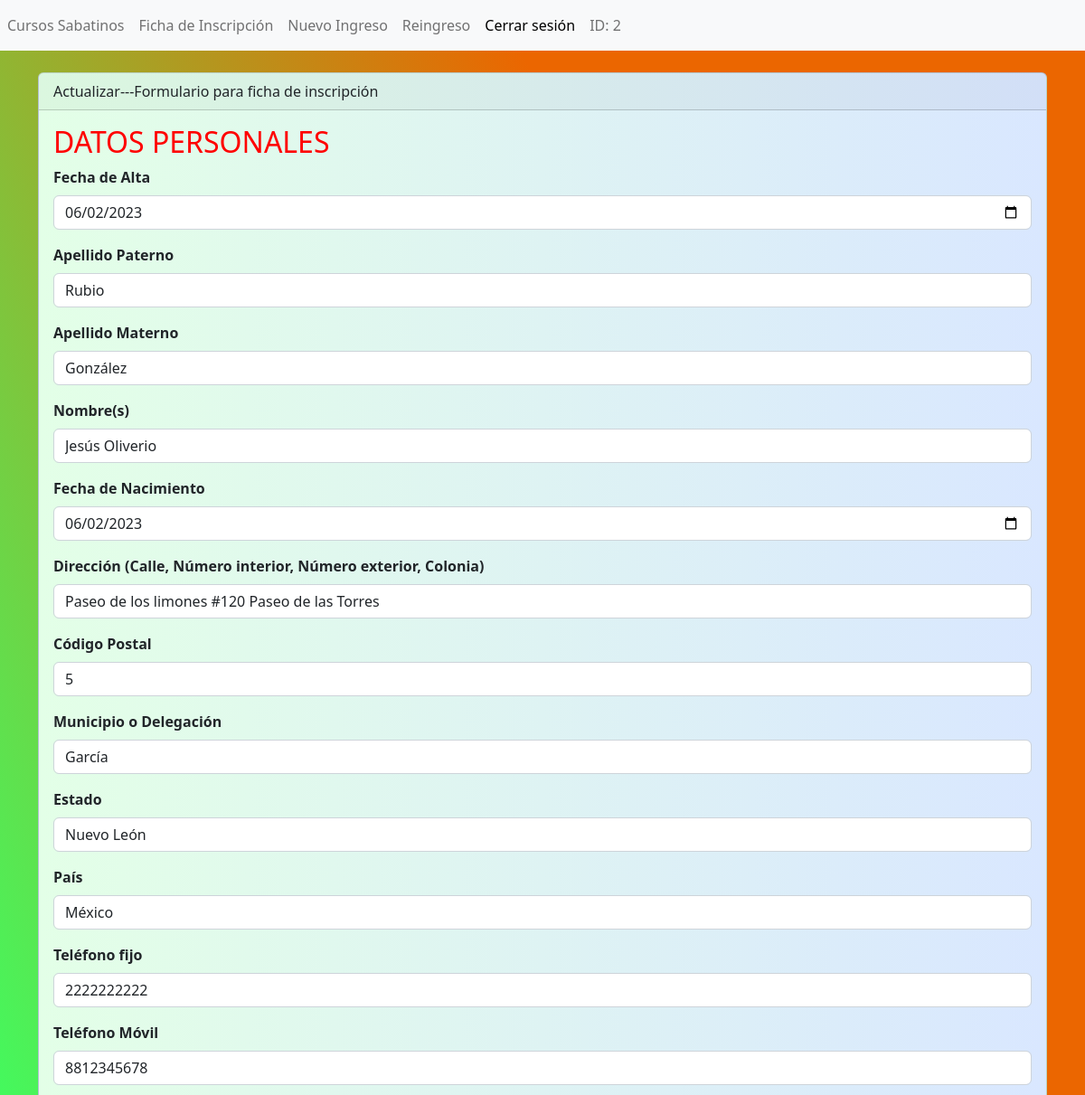
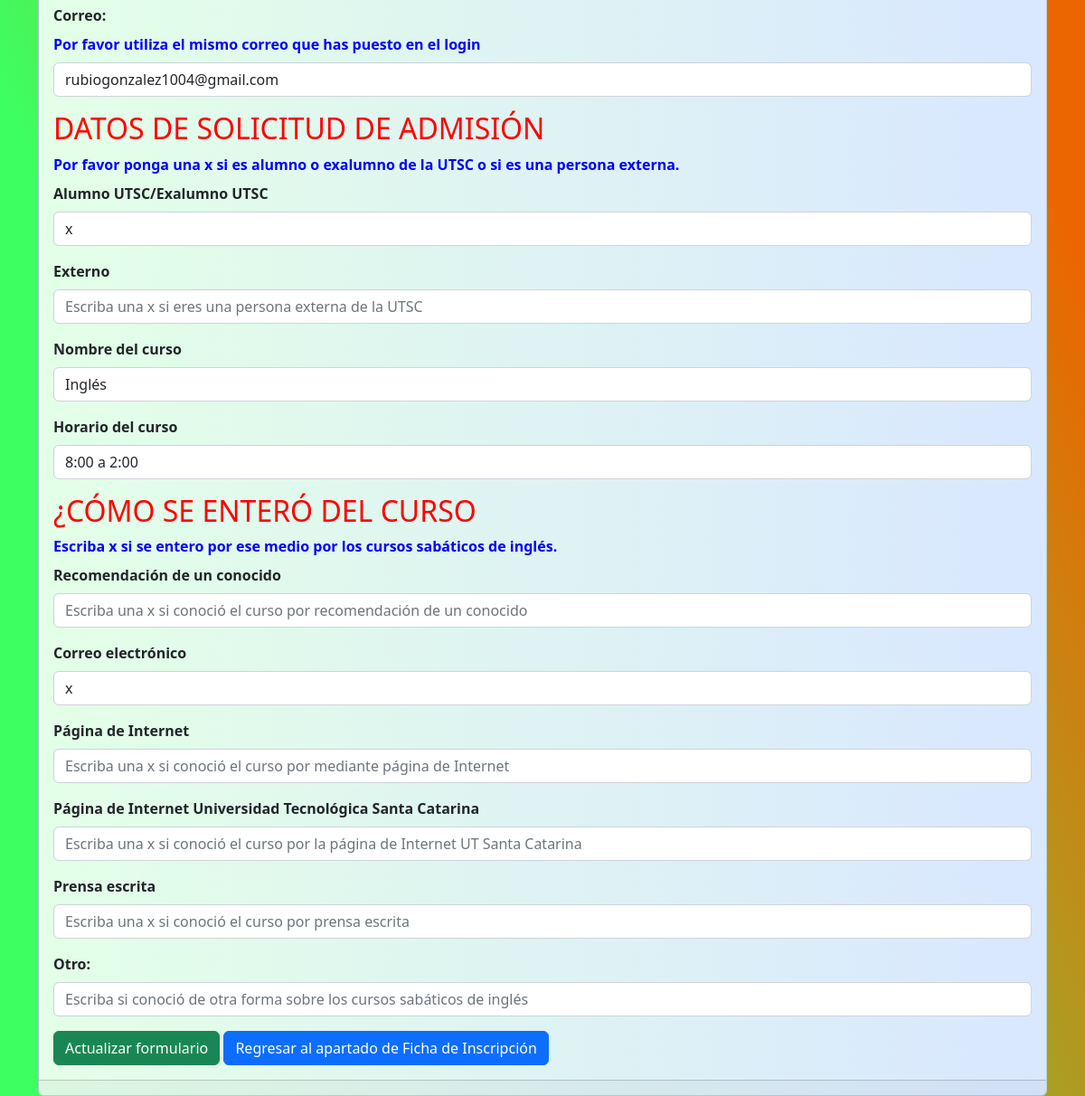
The page /secciones/ficha_inscripcion/editar.php?txtID=55600 (signed in) on the database its author committed (2 pictures, top to bottom).
### tables this page shows
CREATE TABLE `fichainscripcion` (
  `idFichaInscripcion` int(11) NOT NULL,
  `fechaAlta` date NOT NULL,
  `apellidopaterno` text NOT NULL,
  `apellidomaterno` text NOT NULL,
  `nombres` text NOT NULL,
  `fecha_nac` date NOT NULL,
  `direccion` text NOT NULL,
  `cd` int(5) NOT NULL,
  `municipio` text NOT NULL,
  `estado` text NOT NULL,
  `pais` text NOT NULL,
  `tel_fijo` text NOT NULL,
  `tel_mov` text NOT NULL,
  `correo` text NOT NULL,
  `alumno` text NOT NULL,
  `externo` text NOT NULL,
  `nombre_curso` text NOT NULL,
  `horario_curso` text NOT NULL,
  `re_de_con` text NOT NULL,
  `correo_ut` text NOT NULL,
  `pag_internet` text NOT NULL,
  `pag_int_ut` text NOT NULL,
  `prensa_escrita` text NOT NULL,
  `otro` text NOT NULL,
  `id_usuario` int(11) NOT NULL
);

CREATE TABLE `usuario` (
  `id` int(11) NOT NULL,
  `usuario` text NOT NULL,
  `password` text NOT NULL,
  `correo` text NOT NULL,
  `tipo` enum('alumno','maestro','administrador') NOT NULL
);

### secciones/ficha_inscripcion/editar.php (the view, shortened to what this page needs)
<?php
$conexion = mysqli_connect("localhost", "root", "", "sabaticos");
if (isset($_GET['txtID'])) {
    $txtID = $_GET['txtID'];
    $sentencia = $conexion->prepare("SELECT * FROM fichainscripcion WHERE idFichaInscripcion = ?");
    $sentencia->bind_param("i", $txtID);
    $sentencia->execute();
    $resultado = $sentencia->get_result();
    $registro = $resultado->fetch_assoc();
    $fechaAlta = $registro["fechaAlta"];
    $apellidopaterno = $registro["apellidopaterno"];
    $apellidomaterno = $registro["apellidomaterno"];
    $nombres = $registro["nombres"];
    $fecha_nac = $registro["fecha_nac"];
    $direccion = $registro["direccion"];
    $cd = $registro["cd"];
    $municipio = $registro["municipio"];
    $estado = $registro["estado"];
    $pais = $registro["pais"];
    $tel_fijo = $registro["tel_fijo"];
    $tel_mov = $registro["tel_mov"];
    $alumno = $registro["alumno"];
    $externo = $registro["externo"];
    $nombre_curso = $registro["nombre_curso"];
    $horario_curso = $registro["horario_curso"];
    $re_de_con = $registro["re_de_con"];
    $correo_ut = $registro["correo_ut"];
    $pag_internet = $registro["pag_internet"];
    $pag_int_ut = $registro["pag_int_ut"];
    $prensa_escrita = $registro["prensa_escrita"];
    $otro = $registro["otro"];
  } else {
  header("Location: index.php");
  exit;
}
?>
<?php include("../../templates/header.php");?>
<br>
<div class="card">
    <div class="card-header">
        Actualizar---Formulario para ficha de inscripción
    </div>
    <div class="card-body">
    <form action="" method="post" enctype="multipart/form-data" onsubmit="return validarOpcion()">
    <h2 style="color: red;"></strong>DATOS PERSONALES</strong></h2>
    <div class="mb-3">
        <strong><label for="fechaAlta" class="form-label">Fecha de Alta</label></strong>
        <input type="date" value="<?php echo $fechaAlta; ?>" class="form-control" name="fechaAlta" id="fechaAlta" aria-describedby="emailHelpId" placeholder="Fecha de alta" onfocus="(this.type='date')" onblur="formatDate(this)" required>
    </div>
    <div class="mb-3">
    <strong><label for="apellidopaterno" class="form-label">Apellido Paterno</label></strong>
      <input type="text"
      value="<?php echo $apellidopaterno; ?>"
        class="form-control" name="apellidopaterno" id="apellidopaterno" aria-describedby="helpId" placeholder="Escriba su apellido paterno" maxlength="10" required>
    </div>
    <div class="mb-3">
    <strong><label for="apellidomaterno" class="form-label">Apellido Materno</label></strong>
      <input type="text"
      value="<?php echo $apellidomaterno; ?>"
        class="form-control" name="apellidomaterno" id="apellidomaterno" aria-describedby="helpId" placeholder="Escriba su apellido materno" maxlength="10" required>
    </div>
    <div class="mb-3">
    <strong><label for="nombres" class="form-label">Nombre(s)</label></strong>
      <input type="text"
      value="<?php echo $nombres; ?>"
        class="form-control" name="nombres" id="nombres" aria-describedby="helpId" placeholder="Escriba su nombre o nombres" maxlength="30" required>
    </div>
    <div class="mb-3">
    <strong><label for="fecha_nac" class="form-label">Fecha de Nacimiento</label></strong>
        <input type="date" value="<?php echo $fecha_nac; ?>" class="form-control" name="fecha_nac" id="fecha_nac" aria-describedby="emailHelpId" placeholder="Fecha de nacimiento" onfocus="(this.type='date')" onblur="formatDate(this)" required>
    </div>
    <div class="mb-3">
    <strong><label for="direccion" class="form-label">Dirección (Calle, Número interior, Número exterior, Colonia)</label></strong>
      <input type="text"
      value="<?php echo $direccion; ?>"
        class="form-control" name="direccion" id="direccion" aria-describedby="helpId" placeholder="Escriba su dirección" maxlength="60" required>
    </div>
    <div class="mb-3">
    <strong><label for="cd" class="form-label">Código Postal</label></strong>
      <input type="number"
      value="<?php echo $cd; ?>"
        class="form-control" name="cd" id="cd" aria-describedby="helpId" placeholder="Escriba su código postal" maxlength="5" required>
    </div>
    <div class="mb-3">
    <strong><label for="municipio" class="form-label">Municipio o Delegación</label></strong>
      <input type="text"
      value="<?php echo $municipio; ?>"
        class="form-control" name="municipio" id="municipio" aria-describedby="helpId" placeholder="Escriba su municipio o delegación" maxlength="20" required>
    </div>
    <div class="mb-3">
    <strong><label for="estado" class="form-label">Estado</label></strong>
      <input type="text"
      value="<?php echo $estado; ?>"
        class="form-control" name="estado" id="estado" aria-describedby="helpId" placeholder="Escriba su estado" maxlength="20" required>
    </div>
    <div class="mb-3">
    <strong><label for="pais" class="form-label">País</label></strong>
      <input type="text"
      value="<?php echo $pais; ?>"
        class="form-control" name="pais" id="pais" aria-describedby="helpId" placeholder="Escriba su país" maxlength="20" required>
    </div>
    <div class="mb-3">
    <strong><label for="tel_fijo" class="form-label">Teléfono fijo</label></strong>
      <input type="text"
      value="<?php echo $tel_fijo; ?>"
        class="form-control" name="tel_fijo" id="tel_fijo" aria-describedby="helpId" placeholder="Escriba su teléfono fijo" maxlength="10" required>
    </div>
    <div class="mb-3">
    <strong><label for="tel_mov" class="form-label">Teléfono Móvil</label></strong>
      <input type="text"
      value="<?php echo $tel_mov; ?>"
        class="form-control" name="tel_mov" id="tel_mov" aria-describedby="helpId" placeholder="Escriba su teléfono móvil" maxlength="10" required>
    </div>
    <div class="mb-3">
    <strong><label for="correo" class="form-label">Correo:</label></br></strong>
    <strong><label style="color: blue;" for="correo" class="form-label">Por favor utiliza el mismo correo que has puesto en el login</label></strong>
      <input type="email"
      value="<?php echo $correo; ?>"
        class="form-control" name="correo" id="correo" aria-describedby="helpId" placeholder="Escriba su correo" maxlength="30" required>
    </div>
    <h2 style="color: red;"></strong>DATOS DE SOLICITUD DE ADMISIÓN</strong></h2>
    <strong><label style="color: blue;" class="form-label">Por favor ponga una x si es alumno o exalumno de la UTSC o si es una persona externa.</label></strong>
    <div class="mb-3">
    <strong><label for="alumno" class="form-label">Alumno UTSC/Exalumno UTSC</label></strong>
      <input type="text"
      value="<?php echo $alumno; ?>"
        class="form-control" name="alumno" id="alumno" aria-describedby="helpId" placeholder="Escriba una x si es alumno o exalumno de la UTSC" maxlength="1" >
    </div>
    <div class="mb-3">
    <strong><label for="externo" class="form-label">Externo</label></strong>
      <input type="text"
      value="<?php echo $externo; ?>"
        class="form-control" name="externo" id="externo" aria-describedby="helpId" placeholder="Escriba una x si eres una persona externa de la UTSC" maxlength="1" >
    </div>
    <div class="mb-3">
    <strong><label for="nombre_curso" class="form-label">Nombre del curso</label></strong>
      <input type="text"
      value="<?php echo $nombre_curso; ?>"
        class="form-control" name="nombre_curso" id="nombre_curso" aria-describedby="helpId" placeholder="Escriba el nombre del curso a ingresar" maxlength="10" required>
    </div>
    <div class="mb-3">
    <strong><label for="horario_curso" class="form-label">Horario del curso</label></strong>
      <input type="text"
      value="<?php echo $horario_curso; ?>"
        class="form-control" name="horario_curso" id="horario_curso" aria-describedby="helpId" placeholder="Escriba el horario del curso" maxlength="20" required>
    </div>
    <h2 style="color: red;"></strong>¿CÓMO SE ENTERÓ DEL CURSO</strong></h2>
    <strong><label style="color: blue;" class="form-label">Escriba x si se entero por ese medio por los cursos sabáticos de inglés.</label></strong>
    <div class="mb-3">
    <strong><label for="re_de_con" class="form-label">Recomendación de un conocido</label></strong>
      <input type="text"
      value="<?php echo $re_de_con; ?>"
        class="form-control" name="re_de_con" id="re_de_con" aria-describedby="helpId" placeholder="Escriba una x si conoció el curso por recomendación de un conocido" maxlength="1">
    </div>
    <div class="mb-3">
    <strong><label for="correo_ut" class="form-label">Correo electrónico</label></strong>
      <input type="text"
      value="<?php echo $correo_ut; ?>"
        class="form-control" name="correo_ut" id="correo_ut" aria-describedby="helpId" placeholder="Escriba una x si conoció el curso por correo electrónico" maxlength="1" >
    </div>
    <div class="mb-3">
    <strong><label for="pag_internet" class="form-label">Página de Internet</label></strong>
      <input type="text"
      value="<?php echo $pag_internet; ?>"
        class="form-control" name="pag_internet" id="pag_internet" aria-describedby="helpId" placeholder="Escriba una x si conoció el curso por mediante página de Internet" maxlength="1" >
    </div>
    <div class="mb-3">
    <strong><label for="pag_int_ut" class="form-label">Página de Internet Universidad Tecnológica Santa Catarina</label></strong>
      <input type="text"
      value="<?php echo $pag_int_ut; ?>"
        class="form-control" name="pag_int_ut" id="pag_int_ut" aria-describedby="helpId" placeholder="Escriba una x si conoció el curso por la página de Internet UT Santa Catarina" maxlength="1" >
    </div>
    <div class="mb-3">
    <strong><label for="prensa_escrita" class="form-label">Prensa escrita</label></strong>
      <input type="text"
      value="<?php echo $prensa_escrita; ?>"
        class="form-control" name="prensa_escrita" id="prensa_escrita" aria-describedby="helpId" placeholder="Escriba una x si conoció el curso por prensa escrita" maxlength="1" >
    </div>
    <div class="mb-3">
    <strong><label for="otro" class="form-label">Otro: </label></strong>
      <input type="text"
      value="<?php echo $otro; ?>"
        class="form-control" name="otro" id="otro" aria-describedby="helpId" placeholder="Escriba si conoció de otra forma sobre los cursos sabáticos de inglés" maxlength="90" >
    </div>
    <button type="submit" class="btn btn-success">Actualizar formulario</button>
    <a name="" id="" class="btn btn-primary" href="index.php" role="button">Regresar al apartado de Ficha de Inscripción</a>
    </form>
    </div>
    <div class="card-footer text-muted"></div>
</div>
<?php include("../../templates/footer.php");?>

### templates/header.php (style rules this page uses)
body, html { background: rgb(61,255,97); background: linear-gradient(67deg, rgba(61,255,97,1) 21%, rgba(235,102,0,1) 71%); }
.card { background: linear-gradient(90deg, #e3ffe7 0%, #d9e7ff 100%); }

### rows shown on the page
fichainscripcion: fechaAlta "06/02/2023", apellidopaterno "Rubio", apellidomaterno "González", nombres "Jesús Oliverio", fecha_nac "06/02/2023", direccion "Paseo de los limones #120 Paseo de las Torres", cd "5", municipio "García", estado "Nuevo León", pais "México", tel_fijo "2222222222", tel_mov "8812345678", alumno "x", nombre_curso "Inglés", horario_curso "8:00 a 2:00", correo_ut "x"
usuario: correo "rubiogonzalez1004@gmail.com"

### other values the page prints
$id "2"
